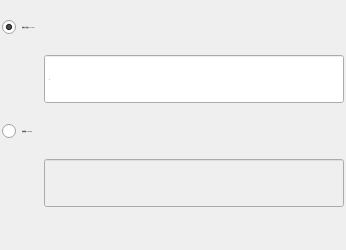
        <widget class="QWidget" name="tabUser">
         <property name="font">
          <font>
           <family>微软雅黑</family>
           <pointsize>-1</pointsize>
           <weight>50</weight>
           <italic>false</italic>
           <bold>false</bold>
          </font>
         </property>
         <attribute name="icon">
          <iconset resource="xPad.qrc">
           <normaloff>:/img/widget/TabHeader.png</normaloff>:/img/widget/TabHeader.png</iconset>
         </attribute>
         <attribute name="title">
          <string>用户/常数</string>
         </attribute>
         <layout class="QGridLayout" name="gridLayoutUser">
          <property name="margin">
           <number>2</number>
          </property>
          <property name="spacing">
           <number>2</number>
          </property>
          <item row="3" column="0">
           <spacer name="horizontalSpacer">
            <property name="orientation">
             <enum>Qt::Horizontal</enum>
            </property>
            <property name="sizeHint" stdset="0">
             <size>
              <width>40</width>
              <height>20</height>
             </size>
            </property>
           </spacer>
          </item>
          <item row="5" column="1">
           <widget class="xSpinBox" name="BoxConst">
            <property name="enabled">
             <bool>false</bool>
            </property>
            <property name="sizePolicy">
             <sizepolicy hsizetype="Fixed" vsizetype="Fixed">
              <horstretch>0</horstretch>
              <verstretch>0</verstretch>
             </sizepolicy>
            </property>
            <property name="minimumSize">
             <size>
              <width>300</width>
              <height>50</height>
             </size>
            </property>
            <property name="maximumSize">
             <size>
              <width>300</width>
              <height>50</height>
             </size>
            </property>
            <property name="font">
             <font>
              <family>微软雅黑</family>
              <pointsize>-1</pointsize>
              <weight>50</weight>
              <italic>false</italic>
              <bold>false</bold>
             </font>
            </property>
            <property name="alignment">
             <set>Qt::AlignLeading|Qt::AlignLeft|Qt::AlignVCenter</set>
            </property>
            <property name="buttonSymbols">
             <enum>QAbstractSpinBox::NoButtons</enum>
            </property>
            <property name="specialValueText">
             <string notr="true"/>
            </property>
            <property name="keyboardTracking">
             <bool>false</bool>
            </property>
            <property name="suffix">
             <string notr="true"/>
            </property>
            <property name="prefix">
             <string notr="true"/>
            </property>
            <property name="minimum">
             <number>0</number>
            </property>
            <property name="maximum">
             <number>6000000</number>
            </property>
            <property name="value">
             <number>0</number>
            </property>
            <property name="HasBtn" stdset="0">
             <bool>true</bool>
            </property>
           </widget>
          </item>
          <item row="7" column="1">
           <spacer name="verticalSpacerUser">
            <property name="orientation">
             <enum>Qt::Vertical</enum>
            </property>
            <property name="sizeType">
             <enum>QSizePolicy::MinimumExpanding</enum>
            </property>
            <property name="sizeHint" stdset="0">
             <size>
              <width>20</width>
              <height>40</height>
             </size>
            </property>
           </spacer>
          </item>
          <item row="3" column="1">
           <widget class="xSpinBox" name="BoxVar">
            <property name="sizePolicy">
             <sizepolicy hsizetype="Fixed" vsizetype="Fixed">
              <horstretch>0</horstretch>
              <verstretch>0</verstretch>
             </sizepolicy>
            </property>
            <property name="minimumSize">
             <size>
              <width>300</width>
              <height>50</height>
             </size>
            </property>
            <property name="maximumSize">
             <size>
              <width>300</width>
              <height>50</height>
             </size>
            </property>
            <property name="font">
             <font>
              <family>微软雅黑</family>
              <pointsize>-1</pointsize>
              <weight>50</weight>
              <italic>false</italic>
              <bold>false</bold>
             </font>
            </property>
            <property name="wrapping">
             <bool>true</bool>
            </property>
            <property name="alignment">
             <set>Qt::AlignLeading|Qt::AlignLeft|Qt::AlignVCenter</set>
            </property>
            <property name="buttonSymbols">
             <enum>QAbstractSpinBox::NoButtons</enum>
            </property>
            <property name="specialValueText">
             <string notr="true"/>
            </property>
            <property name="keyboardTracking">
             <bool>false</bool>
            </property>
            <property name="suffix">
             <string notr="true"/>
            </property>
            <property name="prefix">
             <string notr="true"/>
            </property>
            <property name="minimum">
             <number>0</number>
            </property>
            <property name="maximum">
             <number>999</number>
            </property>
            <property name="value">
             <number>0</number>
            </property>
            <property name="HasBtn" stdset="0">
             <bool>true</bool>
            </property>
           </widget>
          </item>
          <item row="2" column="0" colspan="2">
           <widget class="xRadioButton" name="radioUserVar">
            <property name="sizePolicy">
             <sizepolicy hsizetype="Expanding" vsizetype="Fixed">
              <horstretch>0</horstretch>
              <verstretch>0</verstretch>
             </sizepolicy>
            </property>
            <property name="minimumSize">
             <size>
              <width>0</width>
              <height>50</height>
             </size>
            </property>
            <property name="maximumSize">
             <size>
              <width>16777215</width>
              <height>50</height>
             </size>
            </property>
            <property name="font">
             <font>
              <family>微软雅黑</family>
              <pointsize>-1</pointsize>
              <weight>50</weight>
              <italic>false</italic>
              <bold>false</bold>
             </font>
            </property>
            <property name="focusPolicy">
             <enum>Qt::NoFocus</enum>
            </property>
            <property name="text">
             <string>选择用户变量 (U-00 - C-999)</string>
            </property>
            <property name="checked">
             <bool>true</bool>
            </property>
           </widget>
          </item>
          <item row="4" column="0" colspan="2">
           <widget class="xRadioButton" name="radioConst">
            <property name="sizePolicy">
             <sizepolicy hsizetype="Expanding" vsizetype="Fixed">
              <horstretch>0</horstretch>
              <verstretch>0</verstretch>
             </sizepolicy>
            </property>
            <property name="minimumSize">
             <size>
              <width>0</width>
              <height>50</height>
             </size>
            </property>
            <property name="maximumSize">
             <size>
              <width>16777215</width>
              <height>50</height>
             </size>
            </property>
            <property name="font">
             <font>
              <family>微软雅黑</family>
              <pointsize>-1</pointsize>
              <weight>50</weight>
              <italic>false</italic>
              <bold>false</bold>
             </font>
            </property>
            <property name="focusPolicy">
             <enum>Qt::NoFocus</enum>
            </property>
            <property name="text">
             <string>选择常数 (0 - 6000000)</string>
            </property>
            <property name="checked">
             <bool>false</bool>
            </property>
           </widget>
          </item>
         </layout>
        </widget>
